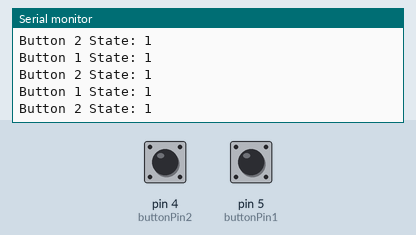
Recording of a sketch running on a simulated Arduino Uno, built with avr-gcc and run on an emulated ATmega328P. On the bench: the last lines printed to the serial monitor. The test bench sets the inputs (shaded band); at power-on: pin 4 (buttonPin2) HIGH, pin 5 (buttonPin1) HIGH.

Above: at 1.2 s.
1.3 s: pin 4 (buttonPin2) pulled LOW for 0.15 s
At 2.3 s:
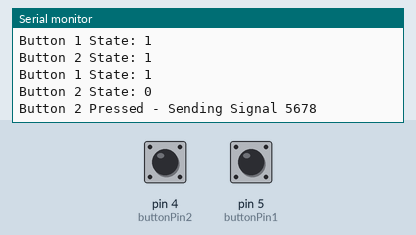
2.9 s: pin 5 (buttonPin1) pulled LOW for 1 s
At 5.3 s:
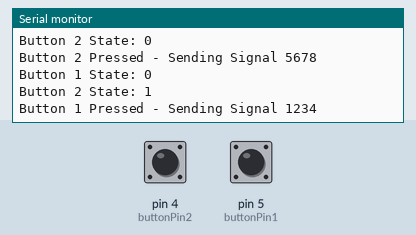
6.9 s: pin 4 (buttonPin2) pulled LOW for 3.2 s
At 7.7 s:
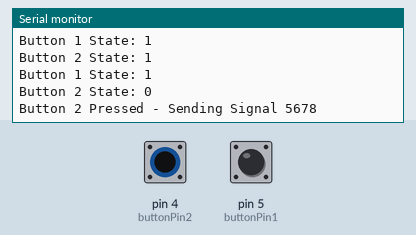
13.1 s: pin 5 (buttonPin1) pulled LOW for 0.15 s
At 14.6 s:
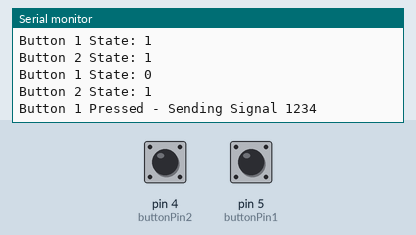
16.2 s: pin 4 (buttonPin2) pulled LOW for 1 s
At 16.8 s:
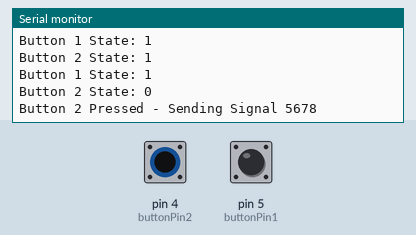
20.2 s: pin 5 (buttonPin1) pulled LOW for 0.15 s
At 21.2 s:
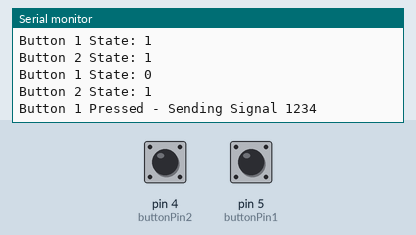

The sketch:

transmitter.ino
```cpp
#include <RCSwitch.h>

RCSwitch mySwitch1 = RCSwitch();
RCSwitch mySwitch2 = RCSwitch();

const int buttonPin1 = 5;
const int buttonPin2 = 4;

void setup() {
  Serial.begin(9600);

  mySwitch1.enableTransmit(14);
  mySwitch2.enableTransmit(12);

  pinMode(buttonPin1, INPUT_PULLUP);
  pinMode(buttonPin2, INPUT_PULLUP);

  Serial.println("System Initialized");
}

void loop() {
  int buttonState1 = digitalRead(buttonPin1);
  int buttonState2 = digitalRead(buttonPin2);

  Serial.print("Button 1 State: ");
  Serial.println(buttonState1);
  Serial.print("Button 2 State: ");
  Serial.println(buttonState2);

  if (buttonState1 == LOW) {
    Serial.println("Button 1 Pressed - Sending Signal 1234");
    mySwitch1.send("1234");
    delay(2000);
  }

  if (buttonState2 == LOW) {
    Serial.println("Button 2 Pressed - Sending Signal 5678");
    mySwitch2.send("5678");
    delay(2000);
  }
}
```

Measured:
- after the input at 1.3 s, the serial monitor: prints a new line after 0.12 s (image 1)
- after the input at 2.9 s, the serial monitor: prints a new line after 0.97 s (image 2)
- after the input at 6.9 s, the serial monitor: prints a new line after 0.12 s (image 3)
- after the input at 13.1 s, the serial monitor: prints a new line after 0.09 s (image 4)
- after the input at 16.2 s, the serial monitor: prints a new line after 0.11 s (image 5)
- after the input at 20.2 s, the serial monitor: prints a new line after 0.10 s (image 6)
